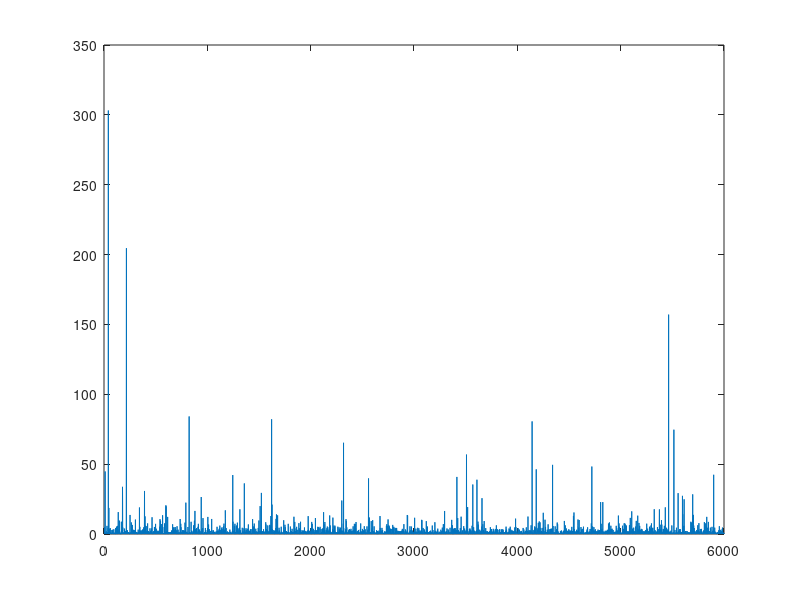

The MATLAB source for this figure:
clear;

files = dir('results/cdsim_demandModel_SNM_14-May-2014*.mat');

for f=1:length(files)
    clear par stats;
    load(strcat('results/', files(f).name));
    
    fi = figure(f);
    plot(stats.snm.numActiveVids);
    
    if par.snm.dayNightCycle.enabled
        tmps = strcat('dayNight-', num2str(par.snm.dayNightCycle.newVideoProbDay), '-', num2str(par.snm.dayNightCycle.newVideoProbNight));
    else
       tmps = num2str(par.snm.newVideoProb);
    end
    
    figName = strcat('results/figs/cdsim_demandModel-', num2str(par.demand_model), '_newVidProb-', tmps, '_ticksPerDay-', num2str(par.ticksPerDay), '_ticks-', num2str(par.tmax), '_scaleOfIntAriTime-', num2str(par.ia_share_par(2)), '_number-', num2str(f));
    title(figName);
    saveas(fi,strcat(figName, '.jpg'),'jpg');
end
%TODO specify new vid prob (empty vs full list)
%TODO initial phase vs 'normal' behaviour (drops into init phase if list empty)

%TODO plot cache hit rate for snm (different scenarios), li13

%% test inter-arrival time
par.ia_share_rnd = 'gp';
par.ia_share_par = [1/1.5070 0.5 0];

numTrials = 6000;
stats = nan(1,numTrials);

for t=1:numTrials
    stats(t) = random(par.ia_share_rnd, par.ia_share_par(1), par.ia_share_par(2), par.ia_share_par(3));
end

plot(stats);
mean(stats)